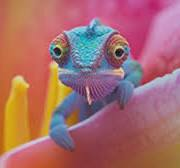
#> input picture image.jpg, 180 x 168 px
$ python image.py   (older library calls are emulated)
#> lines starting #> are read from the running program, lines starting #| are printed output that depends on the picture
import cv2
import numpy as np
import matplotlib.pyplot as plt

def display_image(title, image):
  plt.figure(figsize = (8, 8))
  if len(image.shape) == 3:
    plt.imshow(cv2.cvtColor(image, cv2.COLOR_BGR2RGB))
  else:
    plt.imshow(image, cmap = 'gray')
  plt.title(title)
  plt.show()

def interactive_edge_detection(image_path):
#> called with image_path = 'image.jpg'
  image = cv2.imread(image_path)
#> image is the input picture: shape (168, 180, 3); mean B, G, R 108, 107.7, 166.4
  image_gray = cv2.cvtColor(image, cv2.COLOR_BGR2GRAY)
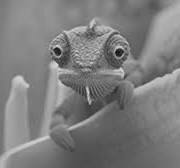
#> image_gray: shape (168, 180); min 6, max 218, mean 125.3
  display_image('Original Image', image_gray)

  print('Select Option')
  print('1. Canny Edge Detection')
  print('2. Laplacian Edge Detection')
  print('3. Sobel Edge Detection')
  print('4. Gaussian Smoothing')
  print('5. Median Filtering')
  print('6. Exit')

  while True:
    option = int(input('Enter Option: '))
    if option == 1:
      upper_t = int(input('Enter Upper Threshold: '))
      lower_t = int(input('Enter Lower Threshold: '))
      edges = cv2.Canny(image_gray, lower_t, upper_t)
      display_image('Canny Edge Detection', edges)
    elif option == 2:
      edges = cv2.Laplacian(image_gray, cv2.CV_64F)
      display_image('Laplacian Edge Detection', edges)
    elif option == 3:
      edges = cv2.Sobel(image_gray, cv2.CV_64F, 1, 0, ksize = 3)
      display_image('Sobel Edge Detection', edges)
    elif option == 4:
      kernel_size = int(input('Enter Kernel Size: '))
      blurred = cv2.GaussianBlur(image_gray, (kernel_size, kernel_size), 0)
      display_image('Gaussian Smoothing', blurred)
    elif option == 5:
      kernel_size = int(input('Enter Kernel Size: '))
      blurred = cv2.medianBlur(image_gray, kernel_size)
      display_image('Median Filtering', blurred)
    elif option == 6:
      break
    else:
      print('Invalid Option')
#> this loop made 3 passes; the answer given on pass 1: 1
#> pass 1, in interactive_edge_detection, `edges = cv2.Canny(image_gray, lower_t, upper_t)`:
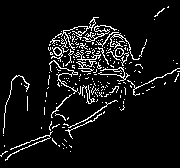
#> edges: shape (168, 180); 7.5% white in thin lines or dots

#> (the run stopped early here; a loop or call above may not have finished)
